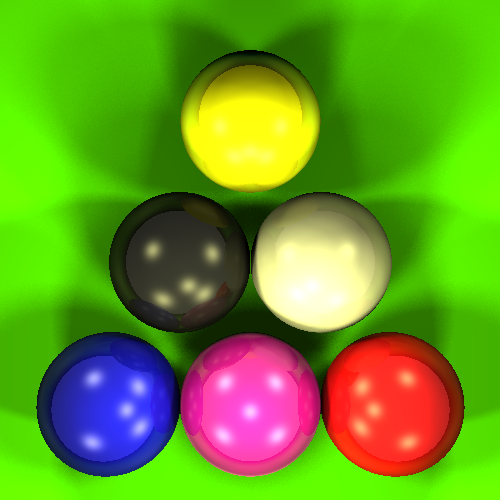
#> input picture original/Pool.png, 500 x 500 px
$ python compare_images.py original/Pool.png original/Room1.png
#> lines starting #> are read from the running program, lines starting #| are printed output that depends on the picture
from PIL import Image
import numpy as np
import sys


def main():
    name1, name2 = sys.argv[1:]

    img1 = Image.open(name1)
#> img1 is the input picture: PIL image 500x500 RGB; mean R, G, B 103.2, 155, 34.7
    img2 = Image.open(name2)
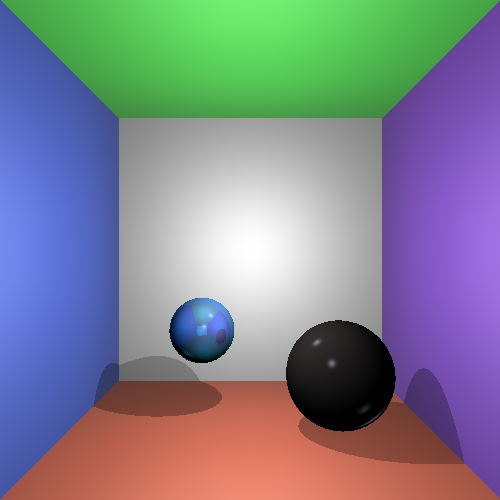
#> input picture original/Room1.png, 500 x 500 px
#> img2 is the input picture: PIL image 500x500 RGB; mean R, G, B 128.2, 130.7, 141.9

    arr1 = np.array(img1)
    arr2 = np.array(img2)

    diff = np.maximum(arr1, arr2) - np.minimum(arr1, arr2)
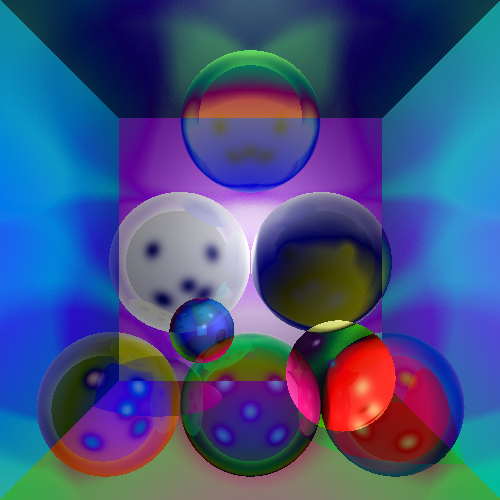
#> diff: shape (500, 500, 3); mean R, G, B 66.4, 81.4, 128.9

    diff_image = Image.fromarray(diff)
    diff_image.show()


if __name__ == "__main__":
    main()
